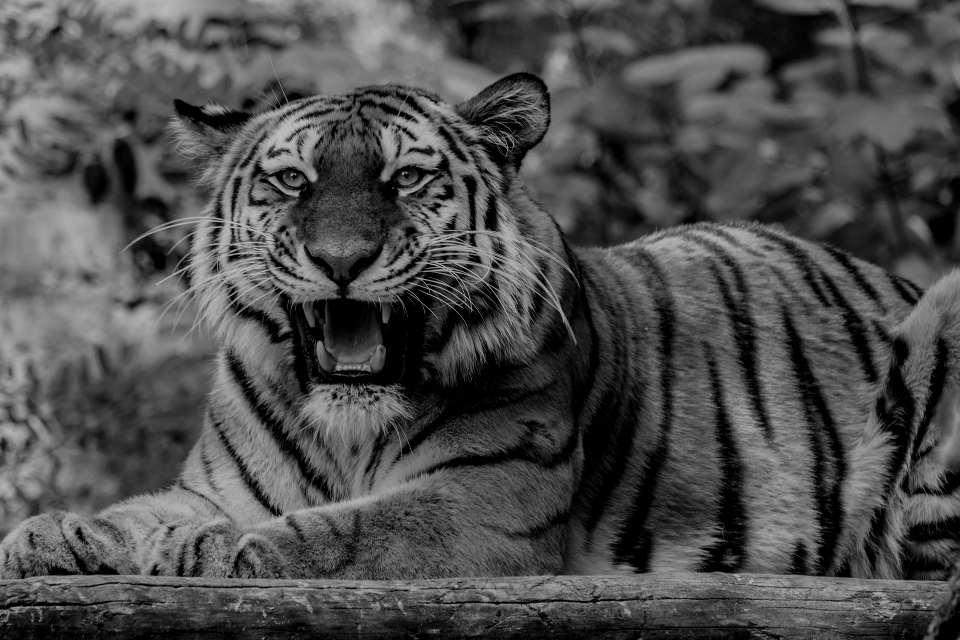
#> input picture tigre.png, 960 x 640 px
$ python zadaciSvi.py
#> lines starting #> are read from the running program, lines starting #| are printed output that depends on the picture
import numpy as np
import matplotlib.pyplot as plt

img1 = plt.imread("tigre.png")
#> img1 is the input picture: shape (640, 960, 4) float32; mean R, G, B, A 0.303, 0.303, 0.303, 1
img = img1[:,:,0].copy() #normalni img
img2= img1[:,:,0].copy() #posvijetlit
print(img.shape)
#| (640, 960)
(h,w) = img.shape
#> h = 640; w = 960
lightPlus = 0.5
for x in range(h):
        for y in range(w):
            if (img[x,y] + lightPlus) >1:
                img2[x,y] = 1
            else:
                img2[x,y]=img[x,y] + lightPlus
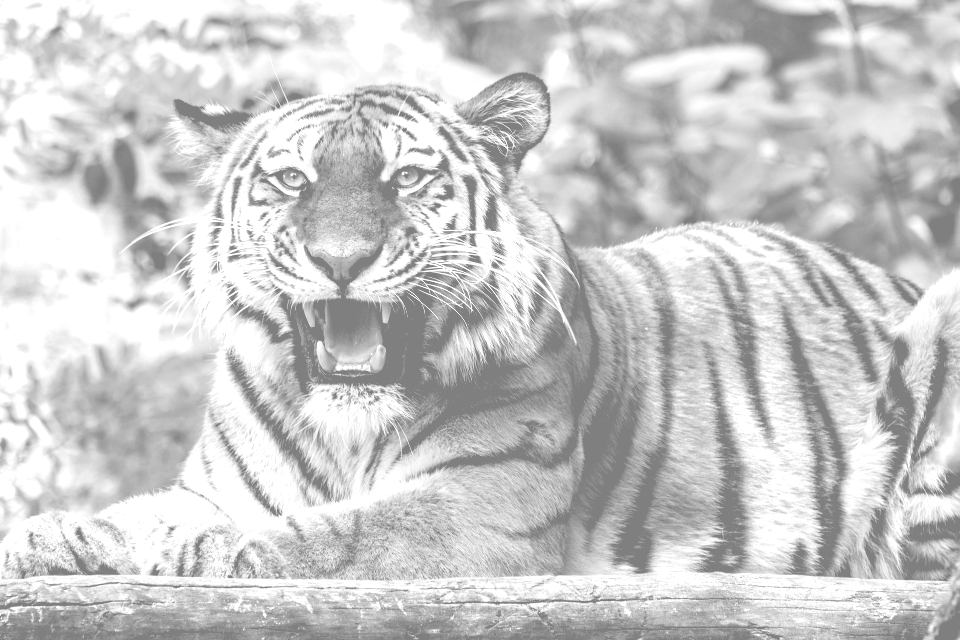
#> img2: shape (640, 960) float32; min 0.5, max 1, mean 0.792

plt.imshow(img, cmap="gray")
plt.figure() #normalna img
# [23 lines of commented-out code are left out]

def check(kvad,red,stup):
    blackGrid[:,:,:] = (0,0,0) # rgb grid black
    whiteGrid[:,:,:] = (255,255,255) # rgb grid black
    red0= np.stack[[blackGrid,whiteGrid]*(stupci//2)]

img_part= np.zeros((h,w))
plt.imshow(img_part, cmap="gray")
#nedovrseno board
plt.show()
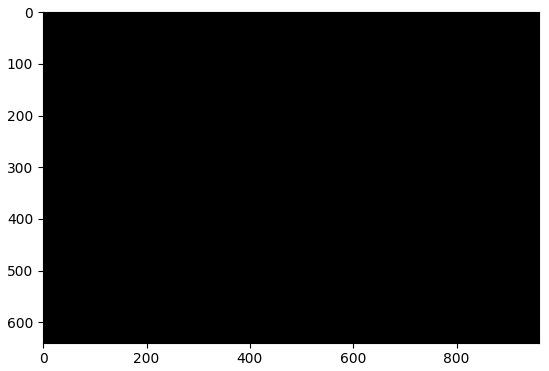
#> figure drawn by matplotlib, 1 panel
#prikazi sve slike

$ run again, with example.png copied over tigre.png
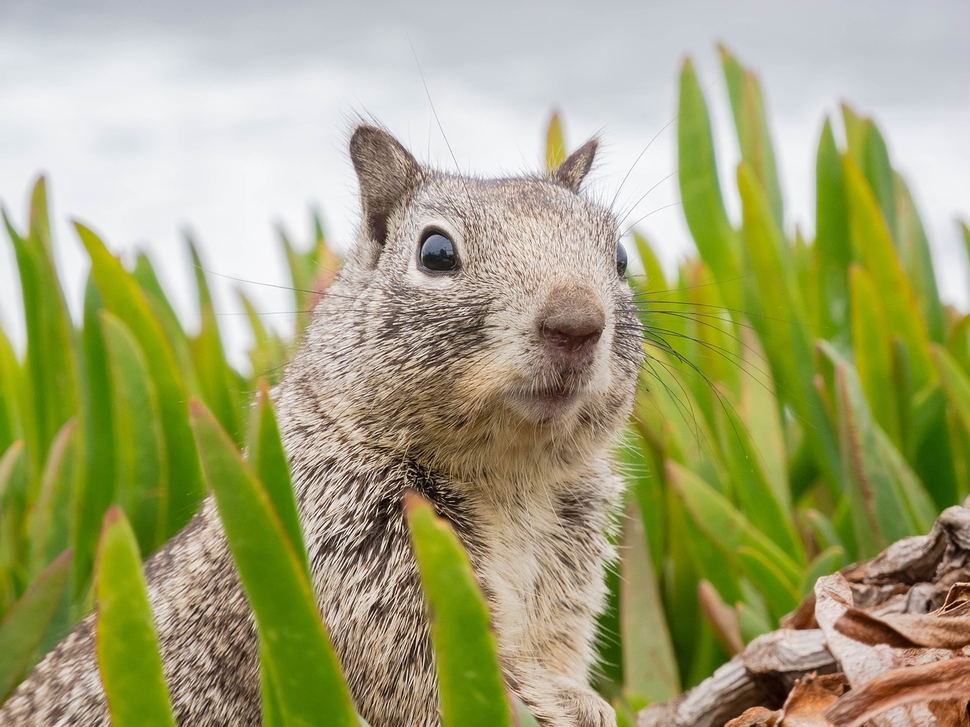
#> input picture example.png, 970 x 727 px, shrunk from 1280 x 960 before the run
#> img1 is the input picture: shape (727, 970, 3) float32; mean R, G, B 0.643, 0.645, 0.463
#| (727, 970)
#> after the loop `for x in range(h):`:
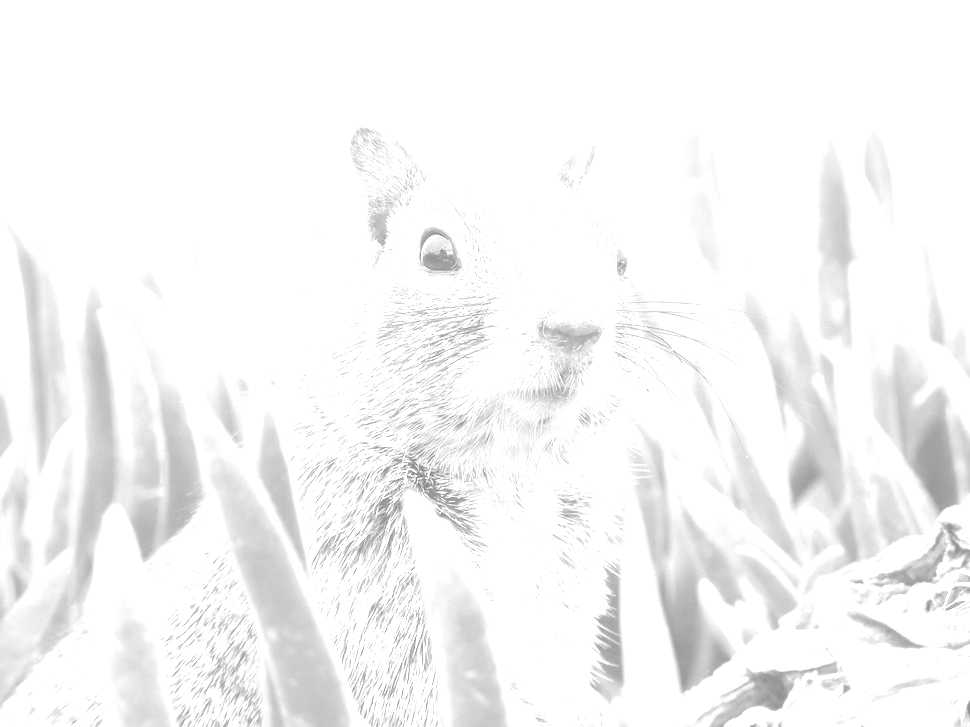
#> img2: shape (727, 970) float32; min 0.5, max 1, mean 0.965
#> `plt.show()`:
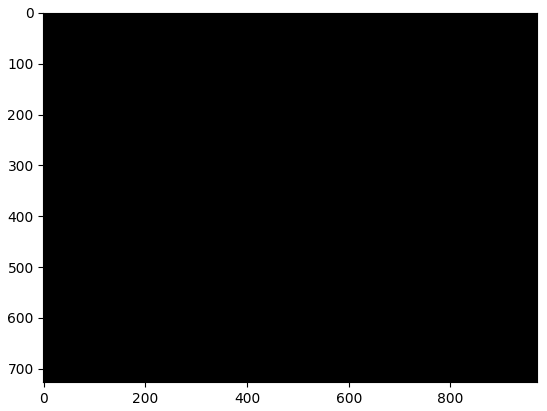
#> figure drawn by matplotlib, 1 panel
